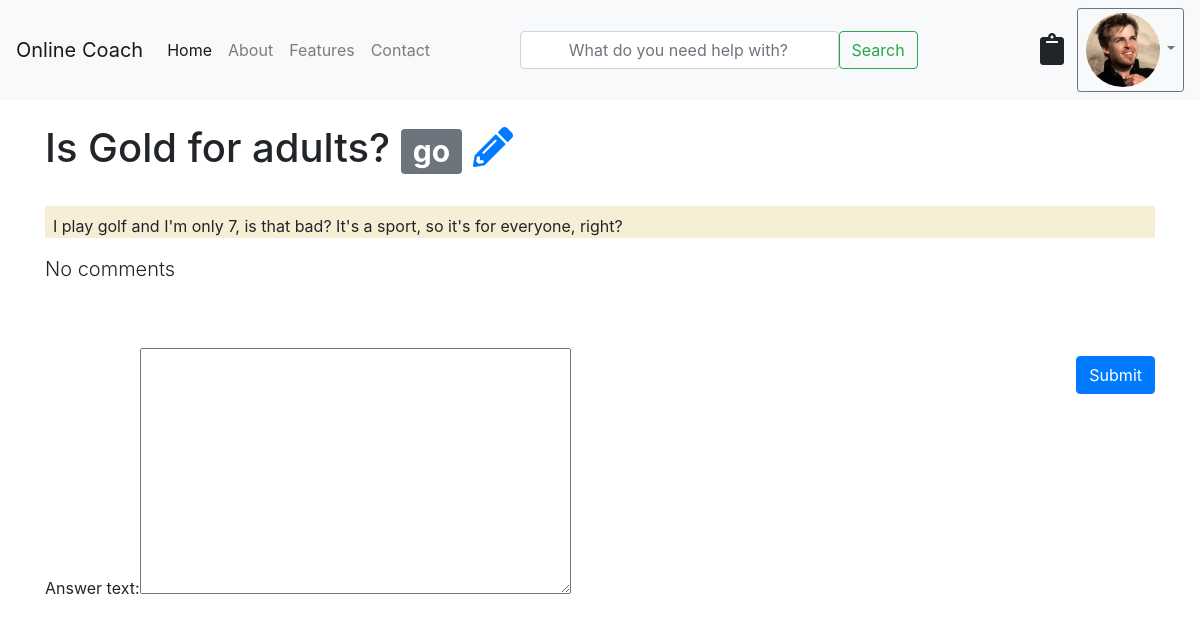
Before: /q/7 (signed in) with the older database file.
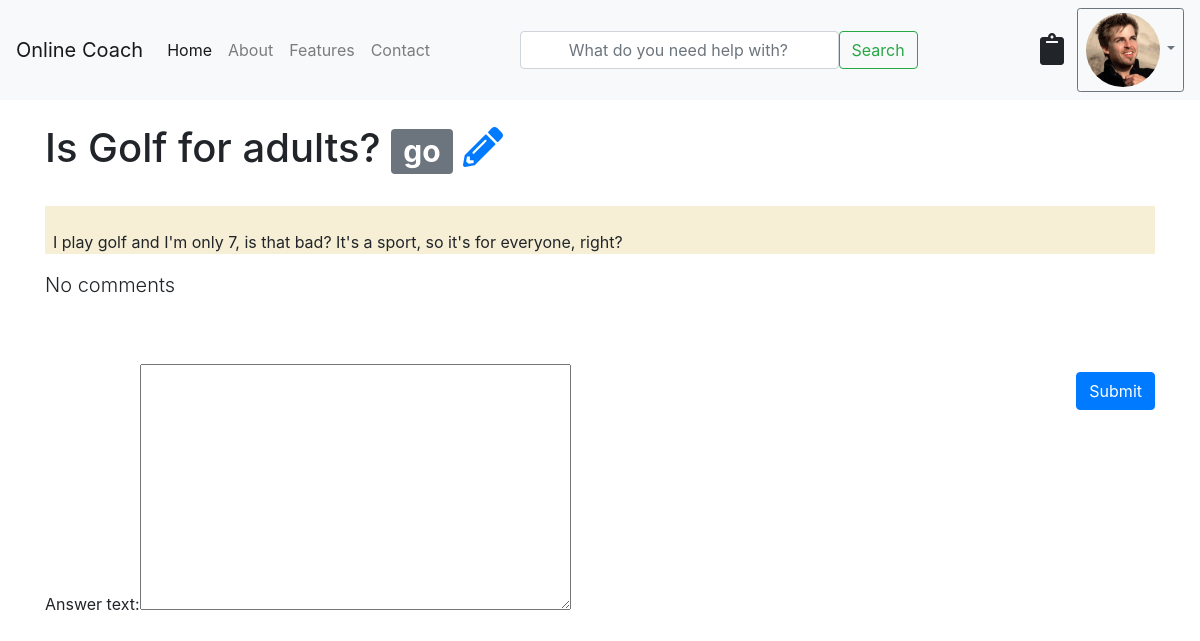
After: the same page with the newer database file.
### users/models.py (models this page shows, shortened)
class Profile(models.Model):
    user = models.OneToOneField(User, on_delete=models.CASCADE)
    reputation_count = models.IntegerField(default=0)
    total_questions = models.IntegerField(default=0)
    total_answers = models.IntegerField(default=0)
    avatar = models.ImageField(default="default.png", upload_to="profile_pics")

### qa/models.py (models this page shows, shortened)
class Question(models.Model):
    author = models.ForeignKey(User, on_delete=models.CASCADE)
    question_text = HTMLField()
    question_title = models.CharField(max_length=100)
    pub_date = models.DateTimeField('date published', default=datetime.now)
    is_solved = models.BooleanField('is solved', default=False)
    category = models.CharField(max_length=2, choices=SPORT_CHOICES)
    class Meta:
        ordering = ['-pub_date']

### qa/views.py (the view, shortened to what this page needs)
# urls.py: path('<int:question_id>', views.view, name='question'),
def view(request, question_id):
    question = get_object_or_404(Question, id = question_id)
    form = AnswerForm()
    return render(request, "qa/view.html", {'question': question, 'form': form})

### qa/forms.py
class AnswerForm(ModelForm):
    class Meta:
        model = Answer
        fields = ['answer_text']

### qa/templates/qa/view.html (shortened to what this page needs)
{% extends 'home/base.html' %}
{% block content %}
<h1>{{question.question_title}} <span class="badge badge-secondary">{{question.category}}</span>
    {% if question.author == user%}
    <a class="ml-auto" href="{% url 'qa:Question Update' question.id%}"><i class="color-blue fas fa-pencil-alt"></i></a>
    {%endif%}
</h1>
<br>
<div class="pt-2 pl-2" style="background-color: rgba(226, 203, 118, 0.3)">
    <p>{{question.question_text |safe}}</p>
</div>
{% if question.answer_set.all > 0 %}
{% for answer in question.answer_set.all %}
    <div class="media">
        <img width="64" height="64" src="{{ answer.author.profile.avatar.url }}" alt=""/>
        <div class="media-body ml-4">
            <h4 class="mt-0">{{answer.author.username}}</h4>
            {{answer.answer_text|safe}}
        </div>
    </div>
{% endfor %}
{%else%}
    <p class="lead">No comments</p>
{%endif%}
<form class="pt-5" method="post">
    {{form}}
    <button class="btn btn-primary float-right mt-2" type="submit">Submit</button>
</form>
{% endblock %}

### home/templates/home/base.html (shortened to what this page needs)
<!DOCTYPE html>
<html lang="en">
<head>
    <link rel="stylesheet" href="https://stackpath.bootstrapcdn.com/bootstrap/4.3.1/css/bootstrap.min.css">
</head>
<body>
    <nav class="navbar navbar-expand-md navbar-light bg-light mb-4">
            <a class="navbar-brand" href="#">Online Coach</a>
            <div class="collapse navbar-collapse" id="navbarCollapse">
              <ul class="navbar-nav mr-auto">
                <li class="nav-item active">
                  <a class="nav-link" href="/">Home <span class="sr-only">(current)</span></a>
                </li>
                <li class="nav-item">
                  <a class="nav-link" href="/about">About</a>
                </li>
                <li class="nav-item">
                  <a class="nav-link" href="/features">Features</a>
                </li>
                <li class="nav-item">
                  <a class="nav-link" href="/contact">Contact</a>
                </li>
              </ul>
              <form class="form-inline mt-2 mt-md-0 mr-auto">
                <input class="form-control px-5 w-75" type="text" placeholder="What do you need help with?" aria-label="search">
                <button class="btn btn-outline-success my-2 my-sm-0" type="submit">Search</button>
              </form>
                {% if user.is_authenticated %}
                <a href="{% url 'qa:Question Creation' %}" class="btn">
                  <i class="fas fa-clipboard fa-2x"></i>
                </a>
                <div class="dropdown">
                    <button class="btn btn-outline-secondary dropdown-toggle btn-sm" type="button" id="dropdownMenuButton" data-toggle="dropdown" aria-haspopup="true" aria-expanded="false">
                        <img class="rounded-circle" width="74" height="74" src="{{ user.profile.avatar.url   }}" alt="">
                    </button>
                </div>
                {% endif %}
            </div>
          </nav>
    <main role="main" class="container">
        {% block content %}
        {% endblock %}
    </main>
</body>
</html>

Changed rows visible on the page:
changed Question "go": question_title "Is Gold for adults?" → "Is Golf for adults?"
